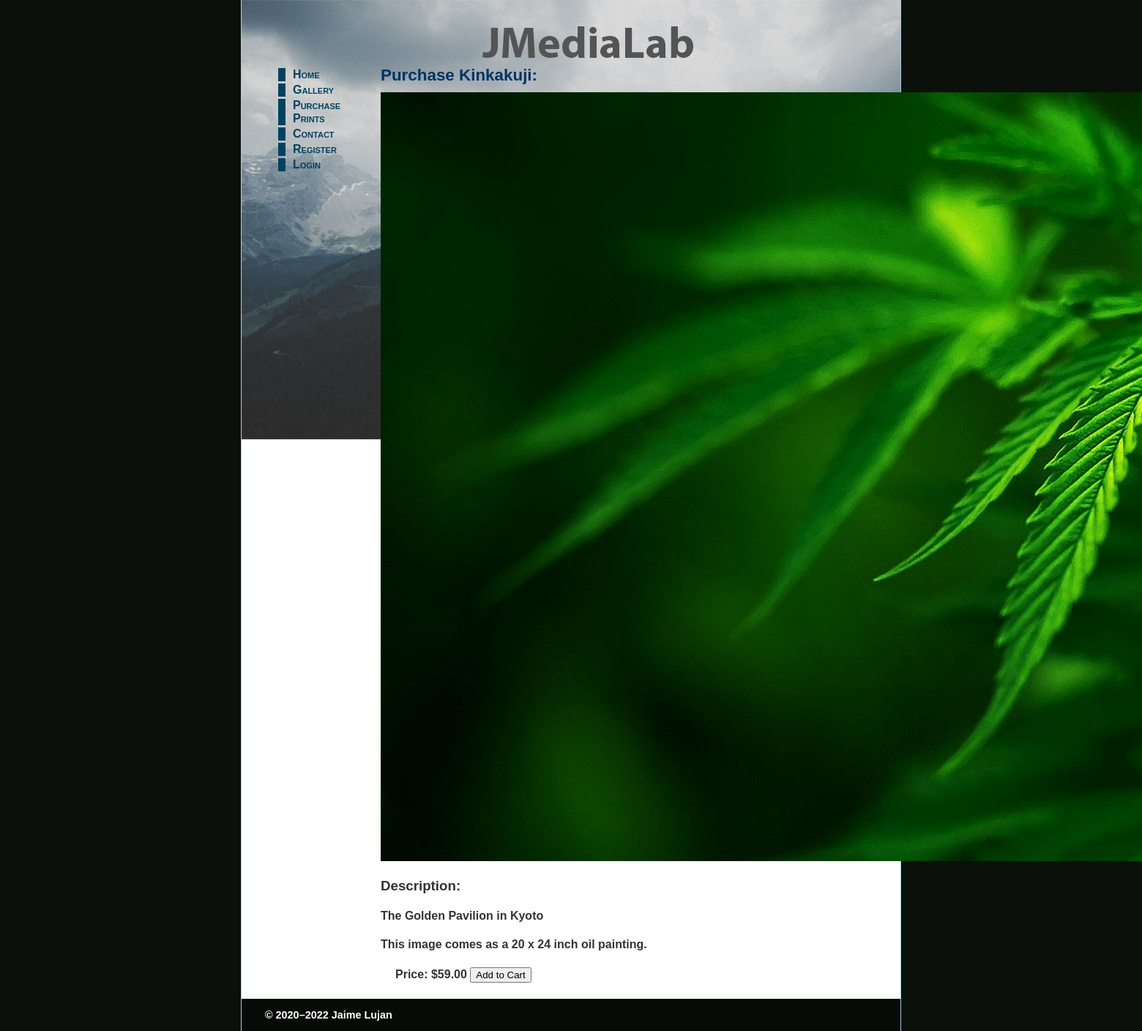
Page /JJ/product_details.php?image_id=3 on the committed database.
### tables this page shows
CREATE TABLE IF NOT EXISTS JJ_images (
  image_id int(10) unsigned NOT NULL AUTO_INCREMENT,
  filename varchar(25) NOT NULL,
  caption varchar(120) NOT NULL,
  price decimal(6,2) NOT NULL,
  details text,
  PRIMARY KEY (image_id)
);

### JJ/product_details.php (the view, shortened to what this page needs)
<?php
	require './includes/header.php';
	require_once '../../mysqli_connect.php';
	echo '<main>';
	function shortTitle ($title){
		$title = substr($title, 0, -4);
		$title = str_replace('_', ' ', $title);
		$title = ucwords($title);
		return $title;
	}
	if(isset($_GET['image_id'])) {
		$imgID = filter_var($_GET['image_id'], FILTER_VALIDATE_INT);
		$getDetails= "SELECT * FROM JJ_images WHERE image_id = ?";
		$stmt = mysqli_prepare($dbc, $getDetails);
		mysqli_stmt_bind_param($stmt, 'i', $imgID);
		mysqli_stmt_execute($stmt);
		$result=mysqli_stmt_get_result($stmt);
		$rows = mysqli_num_rows($result);
		if ($rows == 1) {
			$item = mysqli_fetch_assoc($result);
			$price = $item['price'];
			echo "<h2> Purchase ".(shortTitle($item['filename'])). ":</h2>";
			echo '<img src =  "images/'. $item['filename'].  '">';
			echo "<h3><strong>Description:</strong></h3>";
			echo "<h4>".$item["caption"]."</h4>";
			echo "<h4>".$item['details']."</h4>";
			echo '<form style ="display:inline:" action = "cart.php" method = "post">';
			echo "<p><h4><strong>Price: </strong>$".$price. " ";
				echo '<input type = "submit" value = "Add to Cart">';
				echo "</h4></p></form>";
		}
		else {
			echo "<main><h2>We are unable to process your request at  this  time.</h2><h3>Please try again later.</h3></main>";
			include 'includes/footer.php';
			exit;
		}
	}else {
		echo "<main><h2>You have reached this page in error</h2><h3>Use the menu at the left to view our products.</h3></main>";
		include 'includes/footer.php';
		exit;
	   }
echo '</main>';
include 'includes/footer.php'; ?>

### JJ/styles/journey.css (style rules this page uses)
body { margin: 0; padding: 0; color: #333; font-family: "Trebuchet MS", Arial, Helvetica, sans-serif; overflow-y:scroll; background-color: rgb(11, 16, 11); }
h1, h2 { margin: 0 0 10px 0; font-family: Verdana, Arial, Helvetica, sans-serif; color: #036; }
h2 { font-size: 140%; }
p { margin: 0 auto 1em 0; padding: 0 20px; font-size: 85%; line-height: 1.4; }
main { margin: 0 10% 0 190px; min-width: 525px; max-width: 640px; }
form { margin: 0 0 0 20px; }
form p { margin: 0 0 5px 0; }

### rows in the picture
jj_images: filename "Kinkakuji", filename (picture), caption "The Golden Pavilion in Kyoto", details "This image comes as a 20 x 24 inch oil painting.", price "59.00"

### other values in the picture
$startYear "2020"
